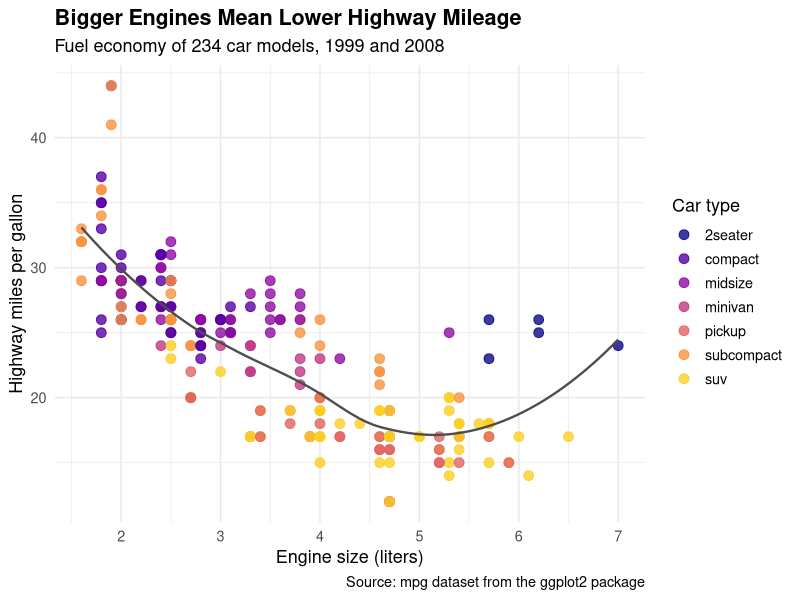

Reproduce this figure in R.
## ---- chunk 1
#| message: false
library(tidyverse)
## ---- chunk 2
mpg |>
  ggplot(aes(x = displ, y = hwy, color = class)) +
  geom_point(size = 3, alpha = 0.8) +
  geom_smooth(aes(group = 1), method = "loess", se = FALSE,
              color = "gray30", linewidth = 0.8) +
  scale_color_viridis_d(option = "plasma", end = 0.9) +
  labs(
    title = "Bigger Engines Mean Lower Highway Mileage",
    subtitle = "Fuel economy of 234 car models, 1999 and 2008",
    x = "Engine size (liters)",
    y = "Highway miles per gallon",
    color = "Car type",
    caption = "Source: mpg dataset from the ggplot2 package"
  ) +
  theme_minimal(base_size = 13) +
  theme(plot.title = element_text(face = "bold"))
